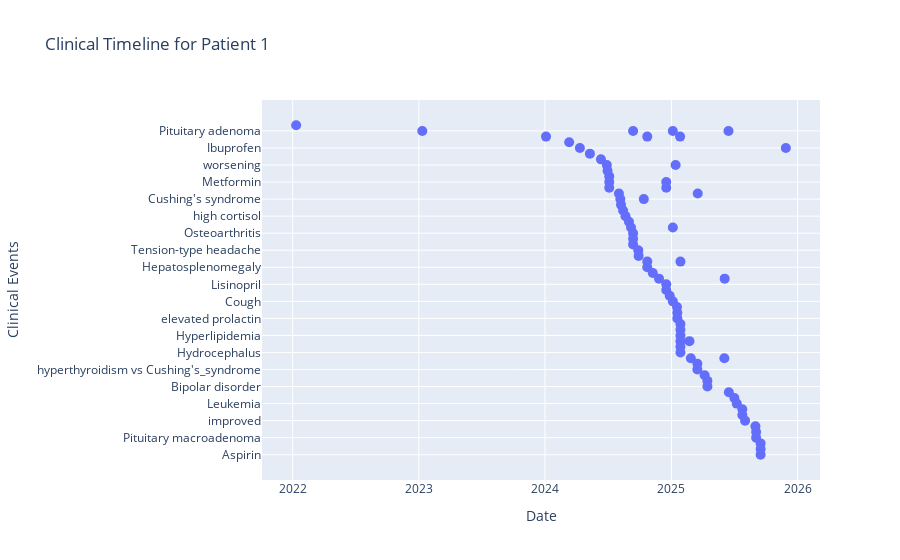
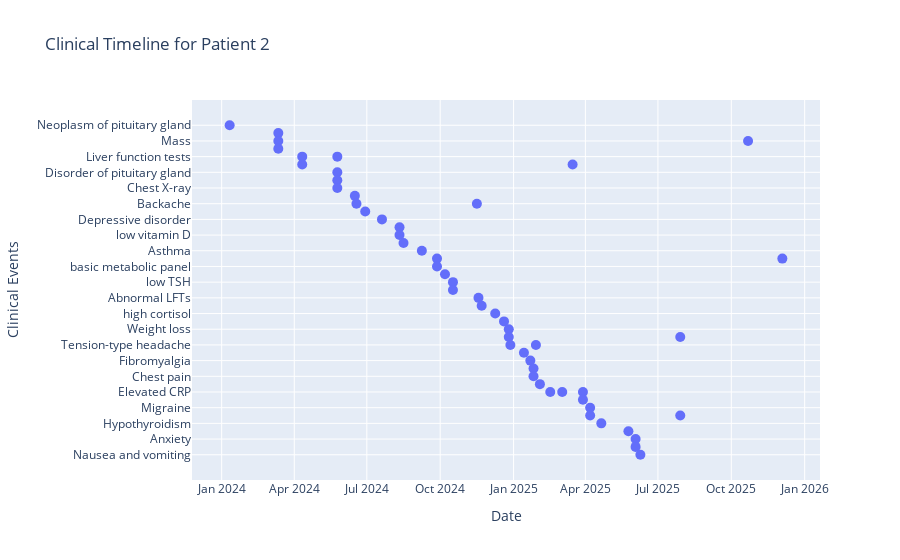
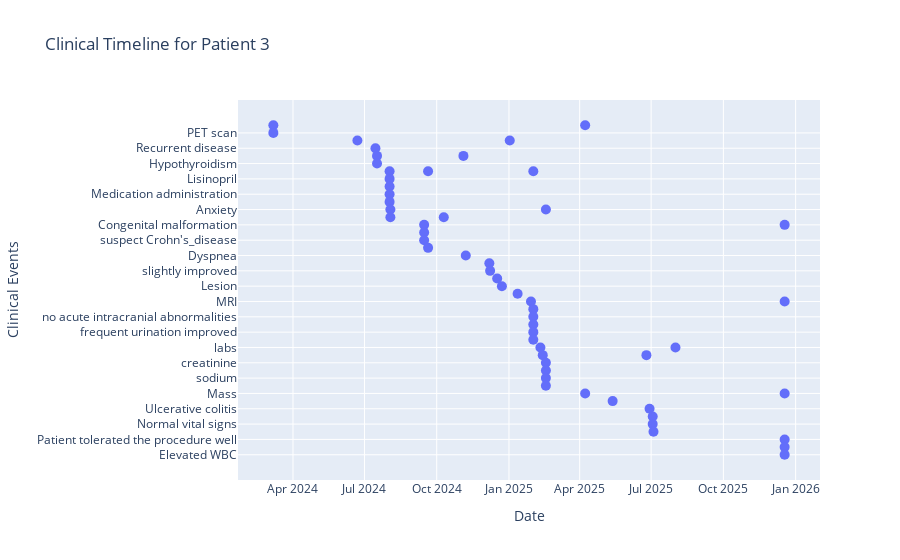
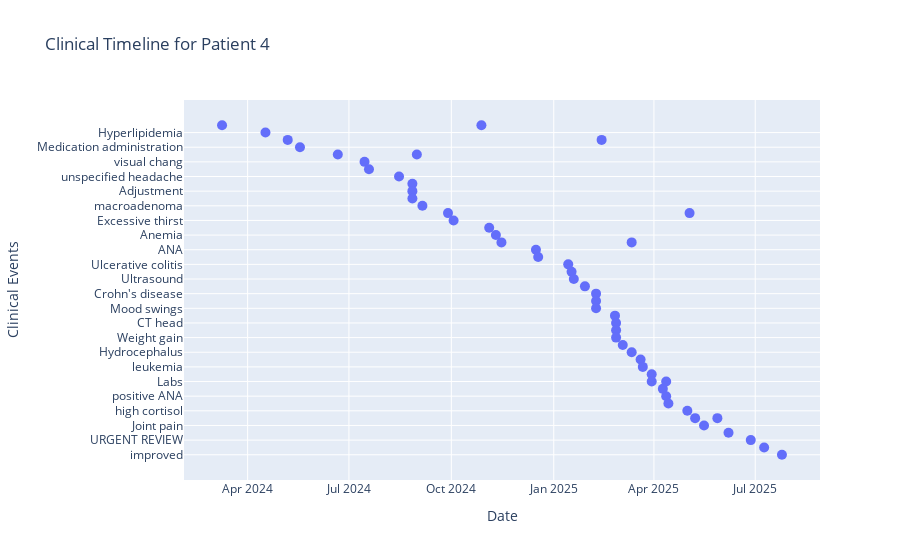

These figures' notebook cell, in order:
### Markdown cell above
Generate Patient Timelines (All Patients)

### Code cell
# For all patients:
figs = plot_all_interactive_patient_timelines(timeline_df)
for fig in figs:
    fig.show()

### Figure 1 — Plotly figure (JSON) as saved in the notebook; plotly's stock layout.template omitted (floating-point values rounded to 4 significant figures)
{"data": [{"hoverinfo": "text", "hovertext": ["<b>Acromegaly</b><br>Date: 2022-01-11", "<b>Pituitary adenoma</b><br>Date: 2023-01-11", "<b>Headache</b><br>Date: 2024-01-04", "<b>COPD</b><br>Date: 2024-03-11", "<b>Ibuprofen</b><br>Date: 2024-04-11", "<b>Parkinson's disease</b><br>Date: 2024-05-10", "<b>Excessive thirst</b><br>Date: 2024-06-11", "<b>worsening</b><br>Date: 2024-06-28", "<b>Ultrasound</b><br>Date: 2024-06-30", "<b>insomn</b><br>Date: 2024-07-05", "<b>Metformin</b><br>Date: 2024-07-05", "<b>Atorvastatin</b><br>Date: 2024-07-05", "<b>Asthma</b><br>Date: 2024-08-02", "<b>Cushing's syndrome</b><br>Date: 2024-08-06", "<b>Malignant lymphoma</b><br>Date: 2024-08-08", "<b>Elevated CRP</b><br>Date: 2024-08-14", "<b>high cortisol</b><br>Date: 2024-08-21", "<b>Acute ulcerative gingivitis</b><br>Date: 2024-08-31", "<b>Hospital admission</b><br>Date: 2024-09-06", "<b>Osteoarthritis</b><br>Date: 2024-09-12", "<b>Mass</b><br>Date: 2024-09-12", "<b>Disorder of brain</b><br>Date: 2024-09-12", "<b>Pituitary adenoma</b><br>Date: 2024-09-12", "<b>Tension-type headache</b><br>Date: 2024-09-27", "<b>TSH test</b><br>Date: 2024-09-28", "<b>Cushing's syndrome</b><br>Date: 2024-10-13", "<b>Headache</b><br>Date: 2024-10-23", "<b>meningitis</b><br>Date: 2024-10-23", "<b>Hepatosplenomegaly</b><br>Date: 2024-10-23", "<b>Hypertensive disorder</b><br>Date: 2024-11-08", "<b>Chest pain</b><br>Date: 2024-11-26", "<b>Lisinopril</b><br>Date: 2024-12-17", "<b>Metformin</b><br>Date: 2024-12-17", "<b>Atorvastatin</b><br>Date: 2024-12-17", "<b>GERD</b><br>Date: 2024-12-17", "<b>relapse</b><br>Date: 2024-12-27", "<b>Cough</b><br>Date: 2025-01-05", "<b>Hospital admission</b><br>Date: 2025-01-05", "<b>Pituitary adenoma</b><br>Date: 2025-01-05", "<b>worsening</b><br>Date: 2025-01-13", "<b>Fever</b><br>Date: 2025-01-17", "<b>Hypoadrenalism</b><br>Date: 2025-01-18", "<b>elevated prolactin</b><br>Date: 2025-01-18", "<b>Headache</b><br>Date: 2025-01-26", "<b>meningitis</b><br>Date: 2025-01-27", "<b>Neoplasm of pituitary gland</b><br>Date: 2025-01-27", "<b>Murmur</b><br>Date: 2025-01-27", "<b>Hyperlipidemia</b><br>Date: 2025-01-27", "<b>MRI</b><br>Date: 2025-01-27", "<b>Anemia</b><br>Date: 2025-01-27", "<b>Hydrocephalus</b><br>Date: 2025-01-27", "<b>MRI</b><br>Date: 2025-02-22", "<b>Mood swings</b><br>Date: 2025-02-26", "<b>Abnormal LFTs</b><br>Date: 2025-03-17", "<b>hyperthyroidism vs Cushing's_syndrome</b><br>Date: 2025-03-17", "<b>Asthma</b><br>Date: 2025-03-18", "<b>Joint pain</b><br>Date: 2025-04-07", "<b>Recurrent disease</b><br>Date: 2025-04-15", "<b>Bipolar disorder</b><br>Date: 2025-04-15", "<b>Mood swings</b><br>Date: 2025-06-03", "<b>Chest pain</b><br>Date: 2025-06-04", "<b>Pituitary adenoma</b><br>Date: 2025-06-15", "<b>Schizophrenia</b><br>Date: 2025-06-16", "<b>leukemia</b><br>Date: 2025-07-02", "<b>Leukemia</b><br>Date: 2025-07-09", "<b>Gastrointestinal hemorrhage</b><br>Date: 2025-07-25", "<b>Multiple sclerosis</b><br>Date: 2025-07-25", "<b>improved</b><br>Date: 2025-08-02", "<b>Cabergoline</b><br>Date: 2025-09-01", "<b>Epilepsy</b><br>Date: 2025-09-03", "<b>Pituitary macroadenoma</b><br>Date: 2025-09-03", "<b>Nausea and vomiting</b><br>Date: 2025-09-16", "<b>Rheumatoid arthritis</b><br>Date: 2025-09-16", "<b>Aspirin</b><br>Date: 2025-09-16", "<b>Ibuprofen</b><br>Date: 2025-11-28"], "marker": {"size": 10}, "mode": "markers", "type": "scatter", "x": ["2022-01-11T00:00:00.000000000", "2023-01-11T00:00:00.000000000", "2024-01-04T00:00:00.000000000", "2024-03-11T00:00:00.000000000", "2024-04-11T00:00:00.000000000", "2024-05-10T00:00:00.000000000", "2024-06-11T00:00:00.000000000", "2024-06-28T00:00:00.000000000", "2024-06-30T00:00:00.000000000", "2024-07-05T00:00:00.000000000", "2024-07-05T00:00:00.000000000", "2024-07-05T00:00:00.000000000", "2024-08-02T00:00:00.000000000", "2024-08-06T00:00:00.000000000", "2024-08-08T00:00:00.000000000", "2024-08-14T00:00:00.000000000", "2024-08-21T00:00:00.000000000", "2024-08-31T00:00:00.000000000", "2024-09-06T00:00:00.000000000", "2024-09-12T00:00:00.000000000", "2024-09-12T00:00:00.000000000", "2024-09-12T00:00:00.000000000", "2024-09-12T00:00:00.000000000", "2024-09-27T00:00:00.000000000", "2024-09-28T00:00:00.000000000", "2024-10-13T00:00:00.000000000", "2024-10-23T00:00:00.000000000", "2024-10-23T00:00:00.000000000", "2024-10-23T00:00:00.000000000", "2024-11-08T00:00:00.000000000", "2024-11-26T00:00:00.000000000", "2024-12-17T00:00:00.000000000", "2024-12-17T00:00:00.000000000", "2024-12-17T00:00:00.000000000", "2024-12-17T00:00:00.000000000", "2024-12-27T00:00:00.000000000", "2025-01-05T00:00:00.000000000", "2025-01-05T00:00:00.000000000", "2025-01-05T00:00:00.000000000", "2025-01-13T00:00:00.000000000", "2025-01-17T00:00:00.000000000", "2025-01-18T00:00:00.000000000", "2025-01-18T00:00:00.000000000", "2025-01-26T00:00:00.000000000", "2025-01-27T00:00:00.000000000", "2025-01-27T00:00:00.000000000", "2025-01-27T00:00:00.000000000", "2025-01-27T00:00:00.000000000", "2025-01-27T00:00:00.000000000", "2025-01-27T00:00:00.000000000", "2025-01-27T00:00:00.000000000", "2025-02-22T00:00:00.000000000", "2025-02-26T00:00:00.000000000", "2025-03-17T00:00:00.000000000", "2025-03-17T00:00:00.000000000", "2025-03-18T00:00:00.000000000", "2025-04-07T00:00:00.000000000", "2025-04-15T00:00:00.000000000", "2025-04-15T00:00:00.000000000", "2025-06-03T00:00:00.000000000", "2025-06-04T00:00:00.000000000", "2025-06-15T00:00:00.000000000", "2025-06-16T00:00:00.000000000", "2025-07-02T00:00:00.000000000", "2025-07-09T00:00:00.000000000", "2025-07-25T00:00:00.000000000", "2025-07-25T00:00:00.000000000", "2025-08-02T00:00:00.000000000", "2025-09-01T00:00:00.000000000", "2025-09-03T00:00:00.000000000", "2025-09-03T00:00:00.000000000", "2025-09-16T00:00:00.000000000", "2025-09-16T00:00:00.000000000", "2025-09-16T00:00:00.000000000", "2025-11-28T00:00:00.000000000"], "y": ["Acromegaly", "Pituitary adenoma", "Headache", "COPD", "Ibuprofen", "Parkinson's disease", "Excessive thirst", "worsening", "Ultrasound", "insomn", "Metformin", "Atorvastatin", "Asthma", "Cushing's syndrome", "Malignant lymphoma", "Elevated CRP", "high cortisol", "Acute ulcerative gingivitis", "Hospital admission", "Osteoarthritis", "Mass", "Disorder of brain", "Pituitary adenoma", "Tension-type headache", "TSH test", "Cushing's syndrome", "Headache", "meningitis", "Hepatosplenomegaly", "Hypertensive disorder", "Chest pain", "Lisinopril", "Metformin", "Atorvastatin", "GERD", "relapse", "Cough", "Hospital admission", "Pituitary adenoma", "worsening", "Fever", "Hypoadrenalism", "elevated prolactin", "Headache", "meningitis", "Neoplasm of pituitary gland", "Murmur", "Hyperlipidemia", "MRI", "Anemia", "Hydrocephalus", "MRI", "Mood swings", "Abnormal LFTs", "hyperthyroidism vs Cushing's_syndrome", "Asthma", "Joint pain", "Recurrent disease", "Bipolar disorder", "Mood swings", "Chest pain", "Pituitary adenoma", "Schizophrenia", "leukemia", "Leukemia", "Gastrointestinal hemorrhage", "Multiple sclerosis", "improved", "Cabergoline", "Epilepsy", "Pituitary macroadenoma", "Nausea and vomiting", "Rheumatoid arthritis", "Aspirin", "Ibuprofen"]}], "layout": {"title": {"text": "Clinical Timeline for Patient 1"}, "xaxis": {"title": {"text": "Date"}}, "yaxis": {"autorange": "reversed", "title": {"text": "Clinical Events"}}}}

### Figure 2 — Plotly figure (JSON) as saved in the notebook; plotly's stock layout.template omitted (floating-point values rounded to 4 significant figures)
{"data": [{"hoverinfo": "text", "hovertext": ["<b>Neoplasm of pituitary gland</b><br>Date: 2024-01-11", "<b>MRI</b><br>Date: 2024-03-12", "<b>Mass</b><br>Date: 2024-03-12", "<b>Hyperthyroidism</b><br>Date: 2024-03-12", "<b>Liver function tests</b><br>Date: 2024-04-11", "<b>Insomnia</b><br>Date: 2024-04-11", "<b>Liver function tests</b><br>Date: 2024-05-25", "<b>Disorder of pituitary gland</b><br>Date: 2024-05-25", "<b>Atrial fibrillation</b><br>Date: 2024-05-25", "<b>Chest X-ray</b><br>Date: 2024-05-25", "<b>Epilepsy</b><br>Date: 2024-06-16", "<b>Backache</b><br>Date: 2024-06-18", "<b>Dyspnea</b><br>Date: 2024-06-29", "<b>Depressive disorder</b><br>Date: 2024-07-20", "<b>Hyperlipidemia</b><br>Date: 2024-08-11", "<b>low vitamin D</b><br>Date: 2024-08-11", "<b>Ulcerative colitis</b><br>Date: 2024-08-16", "<b>Asthma</b><br>Date: 2024-09-08", "<b>CBC</b><br>Date: 2024-09-27", "<b>basic metabolic panel</b><br>Date: 2024-09-27", "<b>headache</b><br>Date: 2024-10-07", "<b>low TSH</b><br>Date: 2024-10-17", "<b>Gout</b><br>Date: 2024-10-17", "<b>Backache</b><br>Date: 2024-11-16", "<b>Abnormal LFTs</b><br>Date: 2024-11-18", "<b>Recurrent disease</b><br>Date: 2024-11-22", "<b>high cortisol</b><br>Date: 2024-12-09", "<b>Headache</b><br>Date: 2024-12-20", "<b>Weight loss</b><br>Date: 2024-12-26", "<b>Bronchitis</b><br>Date: 2024-12-26", "<b>Tension-type headache</b><br>Date: 2024-12-28", "<b>IBS</b><br>Date: 2025-01-14", "<b>Fibromyalgia</b><br>Date: 2025-01-22", "<b>Upper respiratory infection</b><br>Date: 2025-01-26", "<b>Chest pain</b><br>Date: 2025-01-26", "<b>Tension-type headache</b><br>Date: 2025-01-29", "<b>CT head</b><br>Date: 2025-02-03", "<b>Elevated CRP</b><br>Date: 2025-02-16", "<b>Elevated CRP</b><br>Date: 2025-03-03", "<b>Insomnia</b><br>Date: 2025-03-16", "<b>Elevated CRP</b><br>Date: 2025-03-29", "<b>Rheumatoid arthritis</b><br>Date: 2025-03-29", "<b>Migraine</b><br>Date: 2025-04-07", "<b>Cough</b><br>Date: 2025-04-07", "<b>Hypothyroidism</b><br>Date: 2025-04-21", "<b>Crohn's disease</b><br>Date: 2025-05-25", "<b>Anxiety</b><br>Date: 2025-06-03", "<b>PET scan</b><br>Date: 2025-06-03", "<b>Nausea and vomiting</b><br>Date: 2025-06-09", "<b>Bronchitis</b><br>Date: 2025-07-29", "<b>Cough</b><br>Date: 2025-07-29", "<b>Mass</b><br>Date: 2025-10-22", "<b>CBC</b><br>Date: 2025-12-04"], "marker": {"size": 10}, "mode": "markers", "type": "scatter", "x": ["2024-01-11T00:00:00.000000000", "2024-03-12T00:00:00.000000000", "2024-03-12T00:00:00.000000000", "2024-03-12T00:00:00.000000000", "2024-04-11T00:00:00.000000000", "2024-04-11T00:00:00.000000000", "2024-05-25T00:00:00.000000000", "2024-05-25T00:00:00.000000000", "2024-05-25T00:00:00.000000000", "2024-05-25T00:00:00.000000000", "2024-06-16T00:00:00.000000000", "2024-06-18T00:00:00.000000000", "2024-06-29T00:00:00.000000000", "2024-07-20T00:00:00.000000000", "2024-08-11T00:00:00.000000000", "2024-08-11T00:00:00.000000000", "2024-08-16T00:00:00.000000000", "2024-09-08T00:00:00.000000000", "2024-09-27T00:00:00.000000000", "2024-09-27T00:00:00.000000000", "2024-10-07T00:00:00.000000000", "2024-10-17T00:00:00.000000000", "2024-10-17T00:00:00.000000000", "2024-11-16T00:00:00.000000000", "2024-11-18T00:00:00.000000000", "2024-11-22T00:00:00.000000000", "2024-12-09T00:00:00.000000000", "2024-12-20T00:00:00.000000000", "2024-12-26T00:00:00.000000000", "2024-12-26T00:00:00.000000000", "2024-12-28T00:00:00.000000000", "2025-01-14T00:00:00.000000000", "2025-01-22T00:00:00.000000000", "2025-01-26T00:00:00.000000000", "2025-01-26T00:00:00.000000000", "2025-01-29T00:00:00.000000000", "2025-02-03T00:00:00.000000000", "2025-02-16T00:00:00.000000000", "2025-03-03T00:00:00.000000000", "2025-03-16T00:00:00.000000000", "2025-03-29T00:00:00.000000000", "2025-03-29T00:00:00.000000000", "2025-04-07T00:00:00.000000000", "2025-04-07T00:00:00.000000000", "2025-04-21T00:00:00.000000000", "2025-05-25T00:00:00.000000000", "2025-06-03T00:00:00.000000000", "2025-06-03T00:00:00.000000000", "2025-06-09T00:00:00.000000000", "2025-07-29T00:00:00.000000000", "2025-07-29T00:00:00.000000000", "2025-10-22T00:00:00.000000000", "2025-12-04T00:00:00.000000000"], "y": ["Neoplasm of pituitary gland", "MRI", "Mass", "Hyperthyroidism", "Liver function tests", "Insomnia", "Liver function tests", "Disorder of pituitary gland", "Atrial fibrillation", "Chest X-ray", "Epilepsy", "Backache", "Dyspnea", "Depressive disorder", "Hyperlipidemia", "low vitamin D", "Ulcerative colitis", "Asthma", "CBC", "basic metabolic panel", "headache", "low TSH", "Gout", "Backache", "Abnormal LFTs", "Recurrent disease", "high cortisol", "Headache", "Weight loss", "Bronchitis", "Tension-type headache", "IBS", "Fibromyalgia", "Upper respiratory infection", "Chest pain", "Tension-type headache", "CT head", "Elevated CRP", "Elevated CRP", "Insomnia", "Elevated CRP", "Rheumatoid arthritis", "Migraine", "Cough", "Hypothyroidism", "Crohn's disease", "Anxiety", "PET scan", "Nausea and vomiting", "Bronchitis", "Cough", "Mass", "CBC"]}], "layout": {"title": {"text": "Clinical Timeline for Patient 2"}, "xaxis": {"title": {"text": "Date"}}, "yaxis": {"autorange": "reversed", "title": {"text": "Clinical Events"}}}}

### Figure 3 — Plotly figure (JSON) as saved in the notebook; plotly's stock layout.template omitted (floating-point values rounded to 4 significant figures)
{"data": [{"hoverinfo": "text", "hovertext": ["<b>Prolactinoma</b><br>Date: 2024-03-07", "<b>PET scan</b><br>Date: 2024-03-07", "<b>X-ray</b><br>Date: 2024-06-22", "<b>Recurrent disease</b><br>Date: 2024-07-15", "<b>Mood swings</b><br>Date: 2024-07-17", "<b>Hypothyroidism</b><br>Date: 2024-07-17", "<b>CT head</b><br>Date: 2024-08-02", "<b>Lisinopril</b><br>Date: 2024-08-02", "<b>Metformin</b><br>Date: 2024-08-02", "<b>Medication administration</b><br>Date: 2024-08-02", "<b>Atorvastatin</b><br>Date: 2024-08-02", "<b>Anxiety</b><br>Date: 2024-08-03", "<b>resolved</b><br>Date: 2024-08-03", "<b>Congenital malformation</b><br>Date: 2024-09-15", "<b>Coughing</b><br>Date: 2024-09-15", "<b>suspect Crohn's_disease</b><br>Date: 2024-09-15", "<b>CT head</b><br>Date: 2024-09-20", "<b>Hyperlipidemia</b><br>Date: 2024-09-20", "<b>resolved</b><br>Date: 2024-10-10", "<b>Mood swings</b><br>Date: 2024-11-04", "<b>Dyspnea</b><br>Date: 2024-11-07", "<b>unchanged</b><br>Date: 2024-12-07", "<b>slightly improved</b><br>Date: 2024-12-08", "<b>Scheduling</b><br>Date: 2024-12-17", "<b>Lesion</b><br>Date: 2024-12-23", "<b>X-ray</b><br>Date: 2025-01-02", "<b>Diabetes mellitus</b><br>Date: 2025-01-12", "<b>MRI</b><br>Date: 2025-01-29", "<b>suspect lymphoma[diagn.osis] f/u</b><br>Date: 2025-02-01", "<b>no acute intracranial abnormalities</b><br>Date: 2025-02-01", "<b>CT head</b><br>Date: 2025-02-01", "<b>proper medication administration techniques</b><br>Date: 2025-02-01", "<b>frequent urination improved</b><br>Date: 2025-02-01", "<b>f/u in 1 month</b><br>Date: 2025-02-01", "<b>labs</b><br>Date: 2025-02-10", "<b>Anemia</b><br>Date: 2025-02-13", "<b>creatinine</b><br>Date: 2025-02-17", "<b>potassium</b><br>Date: 2025-02-17", "<b>sodium</b><br>Date: 2025-02-17", "<b>Basic metabolic panel</b><br>Date: 2025-02-17", "<b>Anxiety</b><br>Date: 2025-02-17", "<b>Mass</b><br>Date: 2025-04-08", "<b>Prolactinoma</b><br>Date: 2025-04-08", "<b>Phone note</b><br>Date: 2025-05-13", "<b>Anemia</b><br>Date: 2025-06-25", "<b>Ulcerative colitis</b><br>Date: 2025-06-29", "<b>Distress</b><br>Date: 2025-07-03", "<b>Normal vital signs</b><br>Date: 2025-07-03", "<b>Tension-type headache</b><br>Date: 2025-07-04", "<b>labs</b><br>Date: 2025-08-01", "<b>Patient tolerated the procedure well</b><br>Date: 2025-12-18", "<b>MRI</b><br>Date: 2025-12-18", "<b>Disorder of brain</b><br>Date: 2025-12-18", "<b>Mass</b><br>Date: 2025-12-18", "<b>Congenital malformation</b><br>Date: 2025-12-18", "<b>Elevated WBC</b><br>Date: 2025-12-18"], "marker": {"size": 10}, "mode": "markers", "type": "scatter", "x": ["2024-03-07T00:00:00.000000000", "2024-03-07T00:00:00.000000000", "2024-06-22T00:00:00.000000000", "2024-07-15T00:00:00.000000000", "2024-07-17T00:00:00.000000000", "2024-07-17T00:00:00.000000000", "2024-08-02T00:00:00.000000000", "2024-08-02T00:00:00.000000000", "2024-08-02T00:00:00.000000000", "2024-08-02T00:00:00.000000000", "2024-08-02T00:00:00.000000000", "2024-08-03T00:00:00.000000000", "2024-08-03T00:00:00.000000000", "2024-09-15T00:00:00.000000000", "2024-09-15T00:00:00.000000000", "2024-09-15T00:00:00.000000000", "2024-09-20T00:00:00.000000000", "2024-09-20T00:00:00.000000000", "2024-10-10T00:00:00.000000000", "2024-11-04T00:00:00.000000000", "2024-11-07T00:00:00.000000000", "2024-12-07T00:00:00.000000000", "2024-12-08T00:00:00.000000000", "2024-12-17T00:00:00.000000000", "2024-12-23T00:00:00.000000000", "2025-01-02T00:00:00.000000000", "2025-01-12T00:00:00.000000000", "2025-01-29T00:00:00.000000000", "2025-02-01T00:00:00.000000000", "2025-02-01T00:00:00.000000000", "2025-02-01T00:00:00.000000000", "2025-02-01T00:00:00.000000000", "2025-02-01T00:00:00.000000000", "2025-02-01T00:00:00.000000000", "2025-02-10T00:00:00.000000000", "2025-02-13T00:00:00.000000000", "2025-02-17T00:00:00.000000000", "2025-02-17T00:00:00.000000000", "2025-02-17T00:00:00.000000000", "2025-02-17T00:00:00.000000000", "2025-02-17T00:00:00.000000000", "2025-04-08T00:00:00.000000000", "2025-04-08T00:00:00.000000000", "2025-05-13T00:00:00.000000000", "2025-06-25T00:00:00.000000000", "2025-06-29T00:00:00.000000000", "2025-07-03T00:00:00.000000000", "2025-07-03T00:00:00.000000000", "2025-07-04T00:00:00.000000000", "2025-08-01T00:00:00.000000000", "2025-12-18T00:00:00.000000000", "2025-12-18T00:00:00.000000000", "2025-12-18T00:00:00.000000000", "2025-12-18T00:00:00.000000000", "2025-12-18T00:00:00.000000000", "2025-12-18T00:00:00.000000000"], "y": ["Prolactinoma", "PET scan", "X-ray", "Recurrent disease", "Mood swings", "Hypothyroidism", "CT head", "Lisinopril", "Metformin", "Medication administration", "Atorvastatin", "Anxiety", "resolved", "Congenital malformation", "Coughing", "suspect Crohn's_disease", "CT head", "Hyperlipidemia", "resolved", "Mood swings", "Dyspnea", "unchanged", "slightly improved", "Scheduling", "Lesion", "X-ray", "Diabetes mellitus", "MRI", "suspect lymphoma[diagn.osis] f/u", "no acute intracranial abnormalities", "CT head", "proper medication administration techniques", "frequent urination improved", "f/u in 1 month", "labs", "Anemia", "creatinine", "potassium", "sodium", "Basic metabolic panel", "Anxiety", "Mass", "Prolactinoma", "Phone note", "Anemia", "Ulcerative colitis", "Distress", "Normal vital signs", "Tension-type headache", "labs", "Patient tolerated the procedure well", "MRI", "Disorder of brain", "Mass", "Congenital malformation", "Elevated WBC"]}], "layout": {"title": {"text": "Clinical Timeline for Patient 3"}, "xaxis": {"title": {"text": "Date"}}, "yaxis": {"autorange": "reversed", "title": {"text": "Clinical Events"}}}}

### Figure 4 — Plotly figure (JSON) as saved in the notebook; plotly's stock layout.template omitted (floating-point values rounded to 4 significant figures)
{"data": [{"hoverinfo": "text", "hovertext": ["<b>Rheumatoid arthritis</b><br>Date: 2024-03-09", "<b>Hyperlipidemia</b><br>Date: 2024-04-17", "<b>MRI</b><br>Date: 2024-05-07", "<b>Medication administration</b><br>Date: 2024-05-18", "<b>Diabetes mellitus</b><br>Date: 2024-06-21", "<b>visual chang</b><br>Date: 2024-07-15", "<b>Cluster headache syndrome</b><br>Date: 2024-07-19", "<b>unspecified headache</b><br>Date: 2024-08-15", "<b>Coughing</b><br>Date: 2024-08-27", "<b>Adjustment</b><br>Date: 2024-08-27", "<b>Analgesic</b><br>Date: 2024-08-27", "<b>Diabetes mellitus</b><br>Date: 2024-08-31", "<b>macroadenoma</b><br>Date: 2024-09-05", "<b>Elevated WBC</b><br>Date: 2024-09-28", "<b>Excessive thirst</b><br>Date: 2024-10-03", "<b>Rheumatoid arthritis</b><br>Date: 2024-10-28", "<b>resolving hypertension</b><br>Date: 2024-11-04", "<b>Anemia</b><br>Date: 2024-11-10", "<b>progressive</b><br>Date: 2024-11-15", "<b>ANA</b><br>Date: 2024-12-16", "<b>Schizophrenia</b><br>Date: 2024-12-18", "<b>Ulcerative colitis</b><br>Date: 2025-01-14", "<b>Metformin</b><br>Date: 2025-01-17", "<b>Ultrasound</b><br>Date: 2025-01-19", "<b>Tension-type headache</b><br>Date: 2025-01-29", "<b>Crohn's disease</b><br>Date: 2025-02-08", "<b>Recurrent disease</b><br>Date: 2025-02-08", "<b>Mood swings</b><br>Date: 2025-02-08", "<b>MRI</b><br>Date: 2025-02-13", "<b>Chest pain</b><br>Date: 2025-02-25", "<b>CT head</b><br>Date: 2025-02-26", "<b>Fibromyalgia</b><br>Date: 2025-02-26", "<b>Weight gain</b><br>Date: 2025-02-26", "<b>confirmed asthma</b><br>Date: 2025-03-04", "<b>progressive</b><br>Date: 2025-03-12", "<b>Hydrocephalus</b><br>Date: 2025-03-12", "<b>CBC</b><br>Date: 2025-03-20", "<b>leukemia</b><br>Date: 2025-03-22", "<b>asthma</b><br>Date: 2025-03-30", "<b>Labs</b><br>Date: 2025-03-30", "<b>Cardiology CONSULT</b><br>Date: 2025-04-09", "<b>Labs</b><br>Date: 2025-04-12", "<b>positive ANA</b><br>Date: 2025-04-12", "<b>Mass</b><br>Date: 2025-04-14", "<b>high cortisol</b><br>Date: 2025-05-01", "<b>Elevated WBC</b><br>Date: 2025-05-03", "<b>X-ray</b><br>Date: 2025-05-08", "<b>Joint pain</b><br>Date: 2025-05-16", "<b>X-ray</b><br>Date: 2025-05-28", "<b>Elevated CRP</b><br>Date: 2025-06-07", "<b>URGENT REVIEW</b><br>Date: 2025-06-27", "<b>Multiple myeloma</b><br>Date: 2025-07-09", "<b>improved</b><br>Date: 2025-07-25"], "marker": {"size": 10}, "mode": "markers", "type": "scatter", "x": ["2024-03-09T00:00:00.000000000", "2024-04-17T00:00:00.000000000", "2024-05-07T00:00:00.000000000", "2024-05-18T00:00:00.000000000", "2024-06-21T00:00:00.000000000", "2024-07-15T00:00:00.000000000", "2024-07-19T00:00:00.000000000", "2024-08-15T00:00:00.000000000", "2024-08-27T00:00:00.000000000", "2024-08-27T00:00:00.000000000", "2024-08-27T00:00:00.000000000", "2024-08-31T00:00:00.000000000", "2024-09-05T00:00:00.000000000", "2024-09-28T00:00:00.000000000", "2024-10-03T00:00:00.000000000", "2024-10-28T00:00:00.000000000", "2024-11-04T00:00:00.000000000", "2024-11-10T00:00:00.000000000", "2024-11-15T00:00:00.000000000", "2024-12-16T00:00:00.000000000", "2024-12-18T00:00:00.000000000", "2025-01-14T00:00:00.000000000", "2025-01-17T00:00:00.000000000", "2025-01-19T00:00:00.000000000", "2025-01-29T00:00:00.000000000", "2025-02-08T00:00:00.000000000", "2025-02-08T00:00:00.000000000", "2025-02-08T00:00:00.000000000", "2025-02-13T00:00:00.000000000", "2025-02-25T00:00:00.000000000", "2025-02-26T00:00:00.000000000", "2025-02-26T00:00:00.000000000", "2025-02-26T00:00:00.000000000", "2025-03-04T00:00:00.000000000", "2025-03-12T00:00:00.000000000", "2025-03-12T00:00:00.000000000", "2025-03-20T00:00:00.000000000", "2025-03-22T00:00:00.000000000", "2025-03-30T00:00:00.000000000", "2025-03-30T00:00:00.000000000", "2025-04-09T00:00:00.000000000", "2025-04-12T00:00:00.000000000", "2025-04-12T00:00:00.000000000", "2025-04-14T00:00:00.000000000", "2025-05-01T00:00:00.000000000", "2025-05-03T00:00:00.000000000", "2025-05-08T00:00:00.000000000", "2025-05-16T00:00:00.000000000", "2025-05-28T00:00:00.000000000", "2025-06-07T00:00:00.000000000", "2025-06-27T00:00:00.000000000", "2025-07-09T00:00:00.000000000", "2025-07-25T00:00:00.000000000"], "y": ["Rheumatoid arthritis", "Hyperlipidemia", "MRI", "Medication administration", "Diabetes mellitus", "visual chang", "Cluster headache syndrome", "unspecified headache", "Coughing", "Adjustment", "Analgesic", "Diabetes mellitus", "macroadenoma", "Elevated WBC", "Excessive thirst", "Rheumatoid arthritis", "resolving hypertension", "Anemia", "progressive", "ANA", "Schizophrenia", "Ulcerative colitis", "Metformin", "Ultrasound", "Tension-type headache", "Crohn's disease", "Recurrent disease", "Mood swings", "MRI", "Chest pain", "CT head", "Fibromyalgia", "Weight gain", "confirmed asthma", "progressive", "Hydrocephalus", "CBC", "leukemia", "asthma", "Labs", "Cardiology CONSULT", "Labs", "positive ANA", "Mass", "high cortisol", "Elevated WBC", "X-ray", "Joint pain", "X-ray", "Elevated CRP", "URGENT REVIEW", "Multiple myeloma", "improved"]}], "layout": {"title": {"text": "Clinical Timeline for Patient 4"}, "xaxis": {"title": {"text": "Date"}}, "yaxis": {"autorange": "reversed", "title": {"text": "Clinical Events"}}}}
